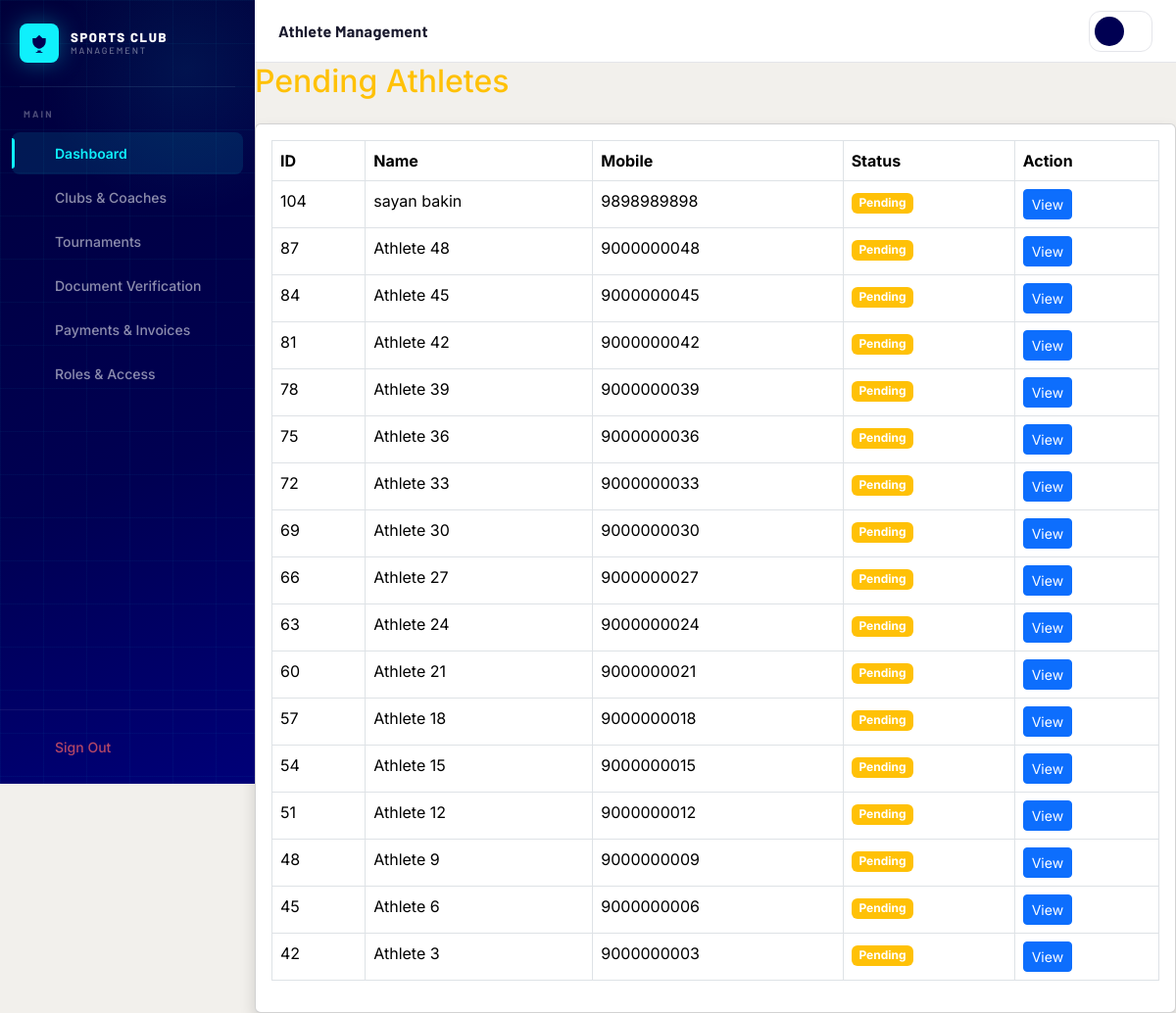
The page /admin/dashboard/pending-athletes.php on the database its author committed.
### tables this page shows
CREATE TABLE `athletes` (
  `athlete_id` int(11) NOT NULL,
  `application_no` varchar(100) DEFAULT NULL,
  `registration_no` varchar(50) DEFAULT NULL,
  `full_name` varchar(100) NOT NULL,
  `dob` date NOT NULL,
  `age` int(11) NOT NULL,
  `gender` enum('Male','Female','Other') NOT NULL,
  `country` varchar(100) DEFAULT NULL,
  `mobile` varchar(15) NOT NULL,
  `email` varchar(100) NOT NULL,
  `guardian_email` varchar(150) DEFAULT NULL,
  `nationality` varchar(100) DEFAULT NULL,
  `blood_group` varchar(10) DEFAULT NULL,
  `medical_condition` text DEFAULT NULL,
  `previous_achievement` varchar(255) DEFAULT NULL,
  `profile_photo` varchar(255) DEFAULT NULL,
  `athlete_status` enum('Pending','Approved','Rejected') DEFAULT 'Pending',
  `created_at` timestamp NOT NULL DEFAULT current_timestamp(),
  `updated_at` timestamp NOT NULL DEFAULT current_timestamp() ON UPDATE current_timestamp()
);

### admin/dashboard/pending-athletes.php (the view, shortened to what this page needs)
<?php
include '../../config/database.php';
$query = mysqli_query(
$conn,
"SELECT *
FROM athletes
WHERE athlete_status='Pending'
ORDER BY athlete_id DESC"
);
?>
<!DOCTYPE html>
<html>
<head>
<link href="https://cdn.jsdelivr.net/npm/bootstrap@5.3.3/dist/css/bootstrap.min.css" rel="stylesheet">
<link rel="stylesheet"
href="../assets/css/admin-style.css">
</head>
<body>
<?php include '../layouts/sidebar.php'; ?>
<?php include '../layouts/navbar.php'; ?>
<div class="main-content">
<h2 class="mb-4 text-warning">
Pending Athletes
</h2>
<div class="card shadow">
<div class="card-body">
<table class="table table-bordered">
<thead>
<tr>
<th>ID</th>
<th>Name</th>
<th>Mobile</th>
<th>Status</th>
<th>Action</th>
</tr>
</thead>
<tbody>
<?php while(
$row = mysqli_fetch_assoc($query)
){ ?>
<tr>
<td>
<?php echo $row['athlete_id']; ?>
</td>
<td>
<?php echo $row['full_name']; ?>
</td>
<td>
<?php echo $row['mobile']; ?>
</td>
<td>
<span class="badge bg-warning">
Pending
</span>
</td>
<td>
<a href="athlete-view.php?id=<?php
echo $row['athlete_id'];
?>"
class="btn btn-primary btn-sm">
View
</a>
</td>
</tr>
<?php } ?>
</tbody>
</table>
</div>
</div>
</div>
</body>
</html>

### admin/layouts/sidebar.php (shortened to what this page needs)
<aside class="admin-sidebar" id="adminSidebar">
    <div class="sidebar-brand">
        <div class="sidebar-brand-icon">
        </div>
        <div class="sidebar-brand-text">
            Sports Club
            <span>Management</span>
        </div>
    </div>
    <div class="sidebar-divider"></div>
    <nav class="sidebar-nav">
        <div class="sidebar-nav-label">Main</div>
        <a href="../dashboard/index.php" class="sidebar-nav-link <?php echo (($activePage ?? 'dashboard') === 'dashboard') ? 'active' : ''; ?>">
            <span>Dashboard</span>
        </a>
        <a href="../clubs/index.php" class="sidebar-nav-link <?php echo (($activePage ?? '') === 'clubs') ? 'active' : ''; ?>">
            <span>Clubs & Coaches</span>
        </a>
        <a href="../tournaments/index.php" class="sidebar-nav-link <?php echo (($activePage ?? '') === 'tournaments') ? 'active' : ''; ?>">
            <span>Tournaments</span>
        </a>
        <a href="../documents/index.php" class="sidebar-nav-link <?php echo (($activePage ?? '') === 'documents') ? 'active' : ''; ?>">
            <span>Document Verification</span>
        </a>
        <a href="../payments/index.php" class="sidebar-nav-link <?php echo (($activePage ?? '') === 'payments') ? 'active' : ''; ?>">
            <span>Payments & Invoices</span>
        </a>
        <a href="../settings/roles.php" class="sidebar-nav-link <?php echo (($activePage ?? '') === 'roles') ? 'active' : ''; ?>">
            <span>Roles & Access</span>
        </a>
    </nav>
    <div class="sidebar-footer">
        <a href="#" class="sidebar-logout-btn" onclick="openLogoutModal(event)">
            <span>Sign Out</span>
        </a>
    </div>
</aside>

### admin/layouts/navbar.php (shortened to what this page needs)
<?php
$_navAdmin = [];
$_navFullName  = htmlspecialchars($_navAdmin['full_name'] ?? ($_SESSION['admin_name']  ?? ''));
$_navInitial   = strtoupper(substr($_navFullName, 0, 1));
?>
<header class="admin-navbar" id="adminNavbar">
    <div class="navbar-left">
        <span class="navbar-page-title">Athlete Management</span>
    </div>
    <div class="navbar-right">
        <div class="navbar-profile" id="navbarProfile">
            <button class="navbar-profile-btn" onclick="toggleProfileDropdown(event)" aria-label="Admin profile">
                <div class="navbar-admin-avatar"><?php echo $_navInitial; ?></div>
            </button>
        </div>
    </div>
</header>

### rows shown on the page
athletes: athlete_id "104", full_name "sayan bakin", mobile "9898989898"
athletes: athlete_id "87", full_name "Athlete 48", mobile "9000000048"
athletes: athlete_id "84", full_name "Athlete 45", mobile "9000000045"
athletes: athlete_id "81", full_name "Athlete 42", mobile "9000000042"
athletes: athlete_id "78", full_name "Athlete 39", mobile "9000000039"
athletes: athlete_id "75", full_name "Athlete 36", mobile "9000000036"
athletes: athlete_id "72", full_name "Athlete 33", mobile "9000000033"
athletes: athlete_id "69", full_name "Athlete 30", mobile "9000000030"
athletes: athlete_id "66", full_name "Athlete 27", mobile "9000000027"
athletes: athlete_id "63", full_name "Athlete 24", mobile "9000000024"
athletes: athlete_id "60", full_name "Athlete 21", mobile "9000000021"
athletes: athlete_id "57", full_name "Athlete 18", mobile "9000000018"
athletes: athlete_id "54", full_name "Athlete 15", mobile "9000000015"
athletes: athlete_id "51", full_name "Athlete 12", mobile "9000000012"
athletes: athlete_id "48", full_name "Athlete 9", mobile "9000000009"
athletes: athlete_id "45", full_name "Athlete 6", mobile "9000000006"
athletes: athlete_id "42", full_name "Athlete 3", mobile "9000000003"
